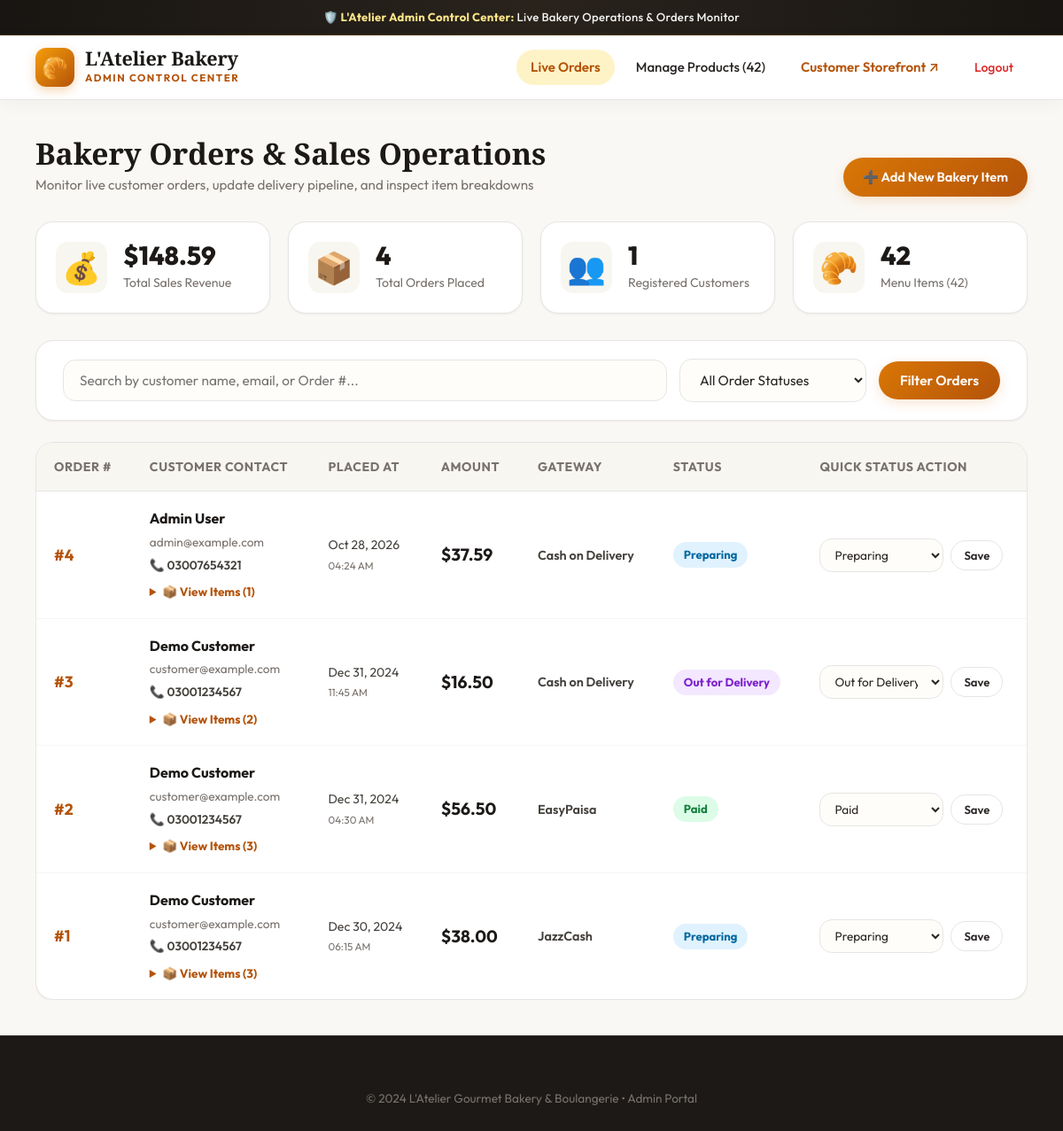
Before: /admin_dashboard.php (signed in) with the older database file.
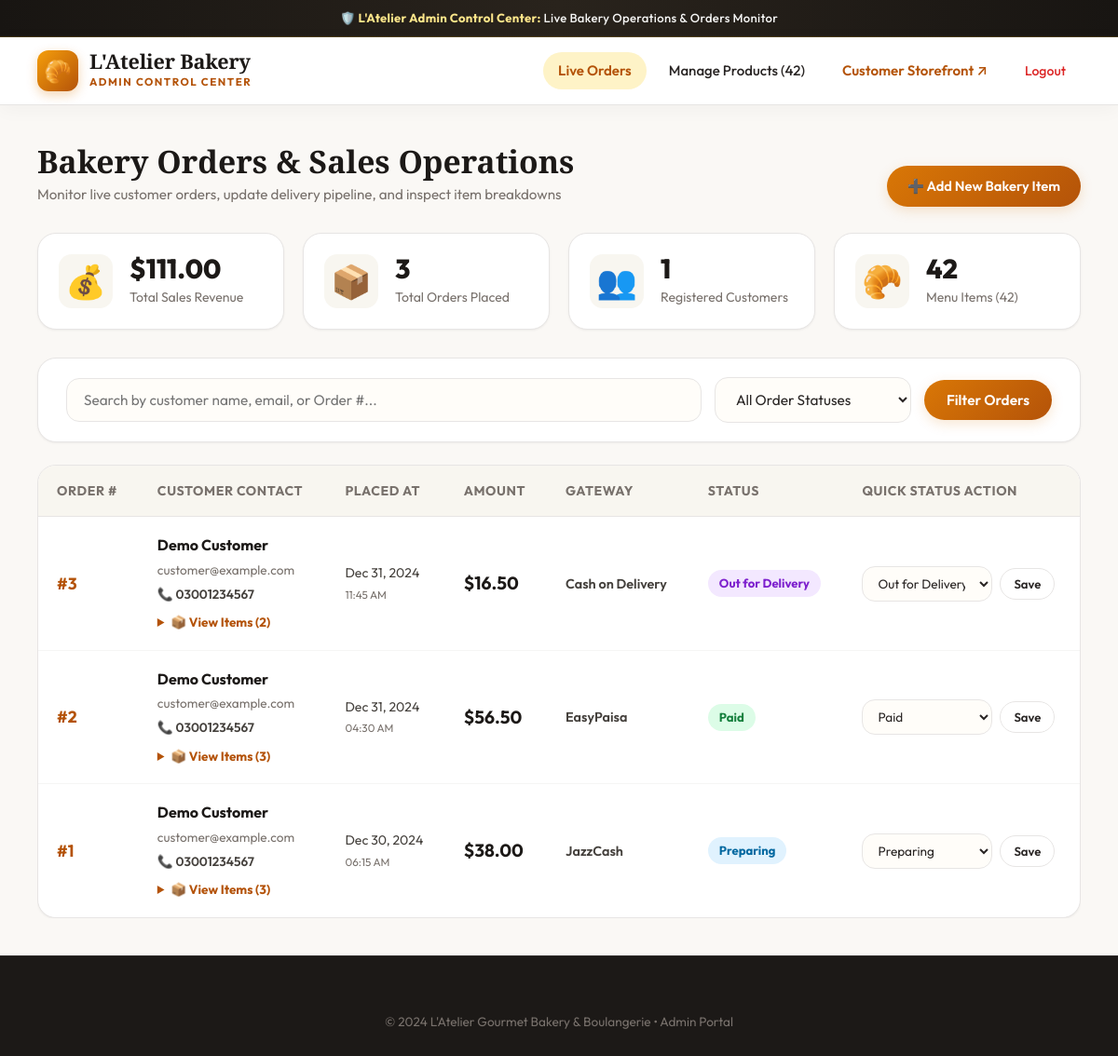
After: the same page with the newer database file.
### tables this page shows
CREATE TABLE `orders` (
  `id` int(11) NOT NULL AUTO_INCREMENT,
  `customer_id` int(11) DEFAULT NULL,
  `total_amount` decimal(10,2) DEFAULT NULL,
  `payment_method` varchar(50) DEFAULT NULL,
  `payment_status` varchar(50) DEFAULT NULL,
  `order_date` timestamp NOT NULL DEFAULT current_timestamp(),
  PRIMARY KEY (`id`),
  KEY `customer_id` (`customer_id`),
  CONSTRAINT `orders_ibfk_1` FOREIGN KEY (`customer_id`) REFERENCES `customers` (`id`)
);

CREATE TABLE `customers` (
  `id` int(11) NOT NULL AUTO_INCREMENT,
  `name` varchar(100) DEFAULT NULL,
  `email` varchar(100) DEFAULT NULL,
  `password` varchar(255) DEFAULT NULL,
  `phone` varchar(15) DEFAULT NULL,
  `reset_token` varchar(255) DEFAULT NULL,
  `role` varchar(20) NOT NULL DEFAULT 'customer',
  PRIMARY KEY (`id`),
  UNIQUE KEY `email` (`email`)
);

### admin_dashboard.php (the view, shortened to what this page needs)
<?php
$conn = getDbConnection();
$total_revenue = $conn->query("SELECT SUM(total_amount) as rev FROM orders WHERE payment_status IN ('Paid', 'Preparing', 'Out for Delivery', 'Completed')")->fetch_assoc()['rev'] ?? 0;
$total_orders = $conn->query("SELECT COUNT(*) as cnt FROM orders")->fetch_assoc()['cnt'] ?? 0;
$total_customers = $conn->query("SELECT COUNT(*) as cnt FROM customers WHERE role != 'admin'")->fetch_assoc()['cnt'] ?? 0;
$total_products = $conn->query("SELECT COUNT(*) as cnt FROM products")->fetch_assoc()['cnt'] ?? 0;
$search = trim($_GET['search'] ?? '');
$sql_orders = "SELECT orders.*, customers.name as customer_name, customers.email as customer_email, customers.phone as customer_phone
               FROM orders
               LEFT JOIN customers ON orders.customer_id = customers.id
               WHERE 1=1";
$sql_orders .= " ORDER BY orders.order_date DESC";
$orders_result = $conn->query($sql_orders);
$items_sql = "SELECT order_items.*, products.name as product_name, products.image_path, categories.name as category_name
              FROM order_items
              JOIN products ON order_items.product_id = products.id
              LEFT JOIN categories ON products.category_id = categories.id";
$items_res = $conn->query($items_sql);
$order_items_map = [];
while ($it = $items_res->fetch_assoc()) {
    $order_items_map[$it['order_id']][] = $it;
}
?>
<!DOCTYPE html>
<html lang="en">
<head>
    <link rel="stylesheet" href="style.css">
</head>
<body>
    <div class="top-announcement">
        <span>🛡️ <strong>L'Atelier Admin Control Center:</strong> Live Bakery Operations & Orders Monitor</span>
    </div>
    <nav class="navbar">
        <a href="admin_dashboard.php" class="brand-logo">
            <div class="brand-icon">🥐</div>
            <div class="brand-text-wrap">
                <span class="brand-name">L'Atelier Bakery</span>
                <span class="brand-tagline">Admin Control Center</span>
            </div>
        </a>
        <div class="nav-links">
            <a href="admin_dashboard.php" class="active">Live Orders</a>
            <a href="admin_products.php">Manage Products (<?php echo (int)$total_products; ?>)</a>
            <a href="products.php" target="_blank" style="color:var(--primary-dark); font-weight:600;">Customer Storefront &nearr;</a>
            <a href="logout.php" class="btn-logout">Logout</a>
        </div>
    </nav>
    <div class="container" style="max-width: 1400px;">
        <div class="section-header" style="margin-bottom:28px;">
            <div>
                <h1 class="section-title">Bakery Orders & Sales Operations</h1>
                <p class="section-subtitle">Monitor live customer orders, update delivery pipeline, and inspect item breakdowns</p>
            </div>
            <a href="admin_products.php" class="btn btn-primary" style="padding:10px 22px; font-size:0.92rem;">
                ➕ Add New Bakery Item
            </a>
        </div>
        <div class="stats-grid">
            <div class="stat-card">
                <div class="stat-icon">💰</div>
                <div class="stat-info">
                    <div class="stat-value">$<?php echo number_format($total_revenue, 2); ?></div>
                    <div class="stat-label">Total Sales Revenue</div>
                </div>
            </div>
            <div class="stat-card">
                <div class="stat-icon">📦</div>
                <div class="stat-info">
                    <div class="stat-value"><?php echo (int)$total_orders; ?></div>
                    <div class="stat-label">Total Orders Placed</div>
                </div>
            </div>
            <div class="stat-card">
                <div class="stat-icon">👥</div>
                <div class="stat-info">
                    <div class="stat-value"><?php echo (int)$total_customers; ?></div>
                    <div class="stat-label">Registered Customers</div>
                </div>
            </div>
            <div class="stat-card">
                <div class="stat-icon">🥐</div>
                <div class="stat-info">
                    <div class="stat-value"><?php echo (int)$total_products; ?></div>
                    <div class="stat-label">Menu Items (<?php echo (int)$total_products; ?>)</div>
                </div>
            </div>
        </div>
        <div class="filter-search-section" style="margin-bottom:24px;">
            <form action="admin_dashboard.php" method="GET" style="display:flex; gap:14px; flex-wrap:wrap; align-items:center;">
                <input type="text" name="search" placeholder="Search by customer name, email, or Order #..." value="<?php echo htmlspecialchars($search); ?>" class="form-control" style="flex:1; min-width:260px;">
                <select name="status" class="form-control" style="width:auto; min-width:180px;">
                    <option value="">All Order Statuses</option>
                </select>
                <button type="submit" class="btn btn-primary" style="padding:12px 24px; white-space:nowrap;">
                    Filter Orders
                </button>
            </form>
        </div>
        <?php if ($orders_result->num_rows === 0): ?>
            <div class="form-box" style="text-align:center; padding:50px 20px;">
                <div style="font-size:3rem; margin-bottom:12px;">📋</div>
                <h3>No Orders Found</h3>
                <p style="color:var(--muted);">There are no orders matching your current filter.</p>
            </div>
        <?php else: ?>
            <div style="overflow-x:auto;">
                <table class="cart-table">
                    <thead>
                        <tr>
                            <th>Order #</th>
                            <th>Customer Contact</th>
                            <th>Placed At</th>
                            <th>Amount</th>
                            <th>Gateway</th>
                            <th>Status</th>
                            <th>Quick Status Action</th>
                        </tr>
                    </thead>
                    <tbody>
                        <?php while ($ord = $orders_result->fetch_assoc()):
                            $oid = $ord['id'];
                            $status_class = str_replace(' ', '-', $ord['payment_status']);
                            $items = $order_items_map[$oid] ?? [];
                        ?>
                            <tr class="order-row">
                                <td>
                                    <strong style="color:var(--primary-dark); font-size:1.1rem;">#<?php echo $oid; ?></strong>
                                </td>
                                <td>
                                    <strong style="color:var(--espresso);"><?php echo htmlspecialchars($ord['customer_name'] ?? 'Walk-in Guest'); ?></strong><br>
                                    <span style="font-size:0.85rem; color:var(--muted);"><?php echo htmlspecialchars($ord['customer_email'] ?? ''); ?></span><br>
                                    <span style="font-size:0.85rem; color:var(--body-text); font-weight:600;">📞 <?php echo htmlspecialchars($ord['customer_phone'] ?? 'N/A'); ?></span>
                                    <details style="margin-top:8px; cursor:pointer;">
                                        <summary style="color:var(--primary-dark); font-weight:700; font-size:0.85rem;">
                                            📦 View Items (<?php echo count($items); ?>)
                                        </summary>
                                    </details>
                                </td>
                                <td style="font-size:0.88rem; color:var(--body-text);">
                                    <?php echo date('M d, Y', strtotime($ord['order_date'])); ?><br>
                                    <small style="color:var(--muted);"><?php echo date('h:i A', strtotime($ord['order_date'])); ?></small>
                                </td>
                                <td>
                                    <strong style="font-size:1.2rem; color:var(--espresso);">$<?php echo number_format($ord['total_amount'], 2); ?></strong>
                                </td>
                                <td>
                                    <span style="font-weight:600; font-size:0.9rem;"><?php echo htmlspecialchars($ord['payment_method']); ?></span>
                                </td>
                                <td>
                                    <span class="status-badge status-<?php echo htmlspecialchars($status_class); ?>">
                                        <?php echo htmlspecialchars($ord['payment_status']); ?>
                                    </span>
                                </td>
                                <td>
                                    <form action="admin_dashboard.php" method="POST" style="display:flex; gap:8px; align-items:center;">
                                        <select name="status" class="form-control" style="padding:8px 12px; font-size:0.85rem; width:140px;">
                                            <option value="Paid" <?php echo ($ord['payment_status'] === 'Paid') ? 'selected' : ''; ?>>Paid</option>
                                            <option value="Preparing" <?php echo ($ord['payment_status'] === 'Preparing') ? 'selected' : ''; ?>>Preparing</option>
                                            <option value="Out for Delivery" <?php echo ($ord['payment_status'] === 'Out for Delivery') ? 'selected' : ''; ?>>Out for Delivery</option>
                                        </select>
                                        <button type="submit" name="update_order_status" class="btn btn-secondary" style="padding:8px 14px; font-size:0.82rem;">
                                            Save
                                        </button>
                                    </form>
                                </td>
                            </tr>
                        <?php endwhile; ?>
                    </tbody>
                </table>
            </div>
        <?php endif; ?>
    </div>
    <footer>
        <div class="footer-copy">
            &copy; <?php echo date('Y'); ?> L'Atelier Gourmet Bakery & Boulangerie &bull; Admin Portal
        </div>
    </footer>
</body>
</html>

### admin_dashboard.php (style rules this page uses)
.stats-grid { display: grid; grid-template-columns: repeat(auto-fit, minmax(240px, 1fr)); gap: 20px; margin-bottom: 30px; }
.stat-card { background: #ffffff; border-radius: var(--radius-lg); padding: 22px; box-shadow: var(--shadow-sm); border: 1px solid var(--border); display: flex; align-items: center; gap: 18px; transition: var(--transition); }
.stat-icon { font-size: 2.2rem; width: 58px; height: 58px; display: flex; align-items: center; justify-content: center; background: var(--surface-alt); border-radius: var(--radius-md); flex-shrink: 0; }
.stat-info .stat-value { font-size: 1.8rem; font-weight: 800; color: var(--espresso); line-height: 1.1; }
.stat-info .stat-label { color: var(--muted); font-size: 0.88rem; margin-top: 4px; }
.status-badge { display: inline-block; padding: 4px 12px; border-radius: var(--radius-pill); font-size: 0.82rem; font-weight: 700; }
.status-Paid, .status-Completed { background: #dcfce7; color: #15803d; }
.status-Preparing { background: #e0f2fe; color: #0369a1; }
.status-Out-for-Delivery { background: #f3e8ff; color: #7e22ce; }

Changed rows visible on the page:
removed orders: id "4", customer.name "Admin User", customer.email "admin@example.com", customer.phone "03007654321", id "1", order_date "Oct 28, 2026", order_date "04:24 AM", total_amount "37.59", payment_method "Cash on Delivery", payment_status "Preparing", status "Preparing"
Other visible differences:
$total_revenue: "148.59" → "111.00"
$total_orders: "4" → "3"
